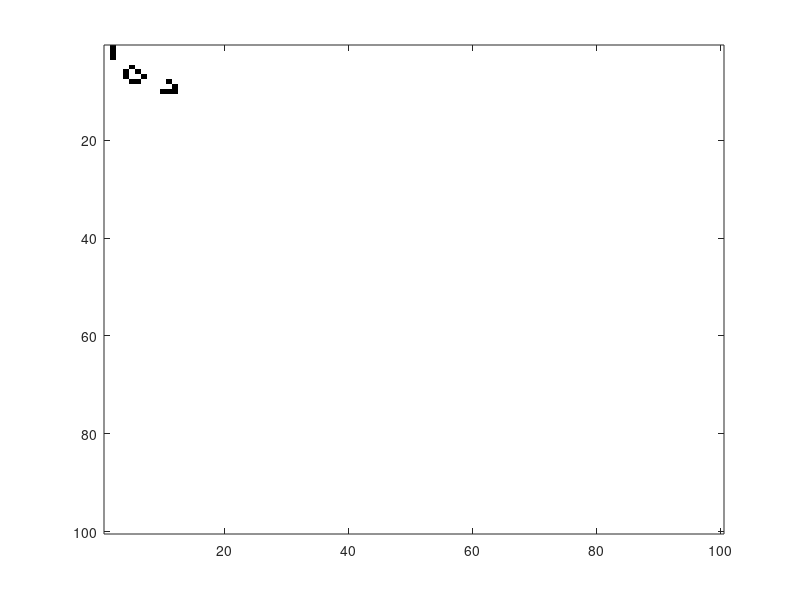

Write MATLAB code to recreate this figure. (Note: this script raises an error after producing the figure.)
%100m100
%% Create initial.
X = ones(100,100,3);
X(1,2,1:3)=0;
X(2,2,1:3)=0;
X(3,2,1:3)=0;
X(5,5,1:3)=0;
X(6,4,1:3)=0;
X(7,4,1:3)=0;
X(8,5,1:3)=0;
X(8,6,1:3)=0;
X(6,6,1:3)=0;
X(7,7,1:3)=0;
X(10,10,1:3)=0;
X(10,11,1:3)=0;
X(10,12,1:3)=0;
X(9,12,1:3)=0;
X(8,11,1:3)=0;

image(X);

%loop.
while true
    Y = X; %Snapshot X's condition.
    for ii = 1:100
        for jj = 1:100
            if(X(ii,jj,1)==0)
                if(zpg(ii,jj,Y)<2)
                    X(ii,jj,1:3)=1; %death.
                end
                if(zpg(ii,jj,Y)>3)
                    X(ii,jj,1:3)=1; %death.
                end
            end
            if(X(ii,jj,1)==1)
                if(zpg(ii,jj,Y)==3)
                    X(ii,jj,1:3)=0; %burn
                end
            end
        end
    end
    image(X);drawnow;
end
%disp(zpg(1,100,X));


function sum = zpg(a,b,X)
    sum = 0;
    try
        k=X(a-1,b-1);
    catch
        k=1;
    end
    sum = sum+k;
    try
        k=X(a-1,b);
    catch
        k=1;
    end
    sum = sum+k;
        try
        k=X(a-1,b+1);
    catch
        k=1;
    end
    sum = sum+k;
    
       try
        k=X(a,b+1);
    catch
        k=1;
    end
    sum = sum+k;
    try
        k=X(a,b-1);
    catch
        k=1;
    end
    sum = sum+k;
    try
        k=X(a+1,b-1);
    catch
        k=1;
    end
    sum = sum+k;
    try
        k=X(a+1,b);
    catch
        k=1;
    end
    sum = sum+k;
    try
        k=X(a+1,b+1);
    catch
        k=1;
    end
    sum = sum+k;
    sum = 8 - sum;
end

